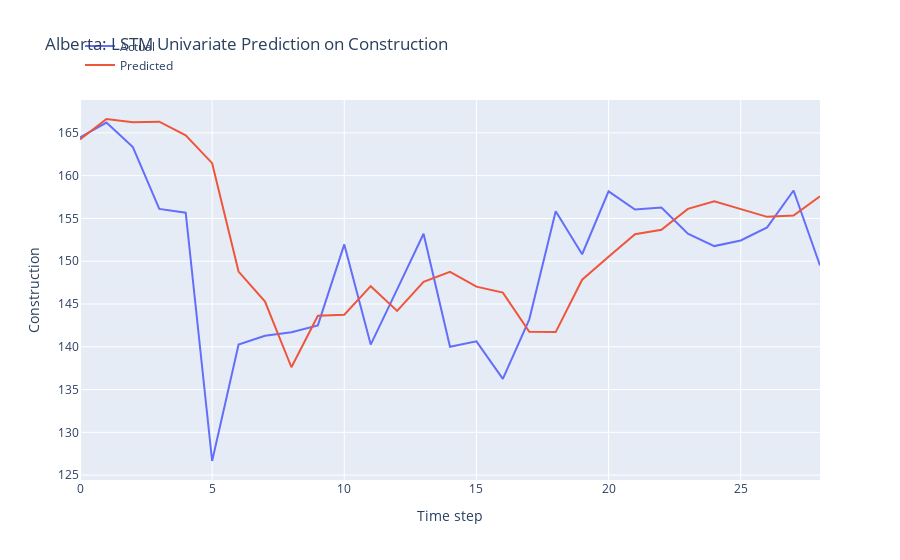

Notebook code cell kept with this figure:
### Markdown cell above
LSTM Model Development

### Code cell
n_features = 1
X_train = X_train.reshape(X_train.shape[0], X_train.shape[1], n_features)

# define model
model = Sequential()
model.add(LSTM(50, activation='relu', input_shape=(n_steps, n_features)))
model.add(Dense(1))

# model = Sequential()
# model.add(LSTM(100, activation='relu', input_shape=(n_steps, n_features), kernel_regularizer=L2(0.001), return_sequences=True))
# model.add(LSTM(50, activation='relu', kernel_regularizer=L2(0.01)))
# model.add(Dense(1))

def r_squared(y_true, y_pred):
    SS_res =  K.sum(K.square(y_true - y_pred)) 
    SS_tot = K.sum(K.square(y_true - K.mean(y_true))) 
    return ( 1 - SS_res/(SS_tot + K.epsilon()) )

# Compile the model
model.compile(optimizer='adam', 
              loss='mse',
              metrics=[r_squared])

early_stopping = EarlyStopping(monitor='loss', patience=5, restore_best_weights=True)

# fit model
history = model.fit(X_train, y_train, 
          epochs = 20,
          batch_size = 32,
          verbose = 0,
          callbacks=[early_stopping])

# Obtain the MSE and R-squared from the last epoch
last_epoch_mse = history.history['loss'][-1]
last_epoch_r_squared = history.history['r_squared'][-1]

# Print the MSE and R-squared
print("Mean Squared Error (MSE) from the last epoch:", last_epoch_mse)
print("R-squared from the last epoch:", last_epoch_r_squared)

# plot loss and r2 score
plt.figure(figsize=(10, 6))

# Plot train loss
plt.plot(history.history['loss'], label='Train Loss')

# Plot train R-squared score
plt.plot(history.history['r_squared'], label='Train R2')

plt.title('Model Training Loss and R-squared Score')
plt.xlabel('Epochs')
plt.ylabel('Value')
plt.legend()
plt.grid(True)
plt.show()

# Evaluate the model
loss = model.evaluate(X_test, y_test)
print("MSE and R_squared:", loss)

# make prediction on test data
X_test = X_test.reshape(X_test.shape[0], X_test.shape[1], n_features)
y_pred = model.predict(X_test)

# Print the first 5 predictions and actual values
print("Predictions:")
flattened_predictions = [pred[0] for pred in y_pred[:10]]
print(flattened_predictions)
# print(y_pred[:10].tolist())
print("Actual values:")
rounded_actual_values = [round(value, len(str(prediction).split('.')[1])) for value, prediction in zip(y_test[:10], flattened_predictions)]
print(rounded_actual_values)

# plot the actual and predicted values for test data
trace1 = go.Scatter(x=np.arange(len(y_test)), y=y_test.flatten(), mode='lines', name='Actual')
trace2 = go.Scatter(x=np.arange(len(y_pred)), y=y_pred.flatten(), mode='lines', name='Predicted')

# Create layout
layout = go.Layout(
    title='Alberta: LSTM Univariate Prediction on Construction',
    xaxis=dict(title='Time step'),
    yaxis=dict(title='Construction'),
    legend=dict(x=0, y=1.18)
)

# Create figure
fig = go.Figure(data=[trace1, trace2], layout=layout)

# Show plot
fig.show()

### Figure 1 — Plotly figure (JSON) as saved in the notebook; plotly's stock layout.template omitted (floating-point values rounded to 4 significant figures)
{"data": [{"mode": "lines", "name": "Actual", "type": "scatter", "x": [0, 1, 2, 3, 4, 5, 6, 7, 8, 9, 10, 11, 12, 13, 14, 15, 16, 17, 18, 19, 20, 21, 22, 23, 24, 25, 26, 27, 28], "y": [164.5, 166.2, 163.3, 156.1, 155.7, 126.7, 140.3, 141.3, 141.7, 142.5, 152.0, 140.3, 146.7, 153.2, 140.0, 140.6, 136.2, 143.2, 155.8, 150.8, 158.2, 156.0, 156.3, 153.2, 151.8, 152.4, 154.0, 158.3, 149.5]}, {"mode": "lines", "name": "Predicted", "type": "scatter", "x": [0, 1, 2, 3, 4, 5, 6, 7, 8, 9, 10, 11, 12, 13, 14, 15, 16, 17, 18, 19, 20, 21, 22, 23, 24, 25, 26, 27, 28], "y": [164.2, 166.6, 166.2, 166.3, 164.7, 161.5, 148.8, 145.3, 137.6, 143.6, 143.8, 147.1, 144.2, 147.6, 148.8, 147.0, 146.3, 141.7, 141.7, 147.8, 150.5, 153.1, 153.7, 156.1, 157.0, 156.1, 155.2, 155.3, 157.6]}], "layout": {"legend": {"x": 0, "y": 1.18}, "title": {"text": "Alberta: LSTM Univariate Prediction on Construction"}, "xaxis": {"title": {"text": "Time step"}}, "yaxis": {"title": {"text": "Construction"}}}}
